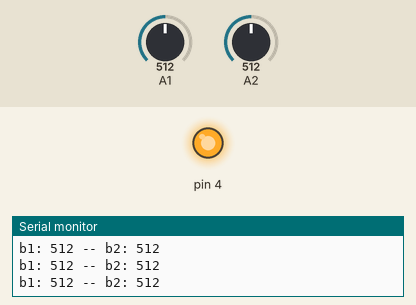
The sketch below on a simulated Arduino Uno, built with avr-gcc and run on an emulated ATmega328P. On the bench: output pins drawn as LEDs (lit = HIGH), the last lines printed to the serial monitor. Inputs (shaded band) come from the test bench; at power-on: A1 = 512, A2 = 512.

Above: at 1.2 s.
1.3 s: A1 set to 485
At 2.1 s:
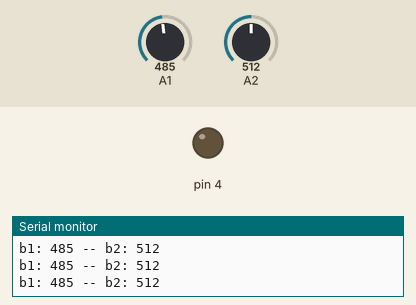
2.8 s: A2 set to 111
4.3 s: A2 set to 89
7.3 s: A1 set to 510
At 7.8 s:
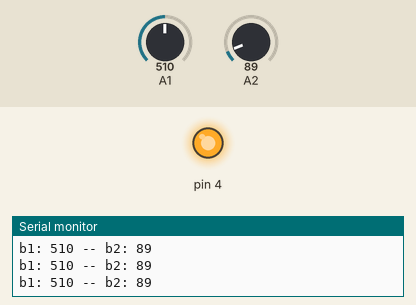
8.8 s: A1 set to 490
At 10.2 s:
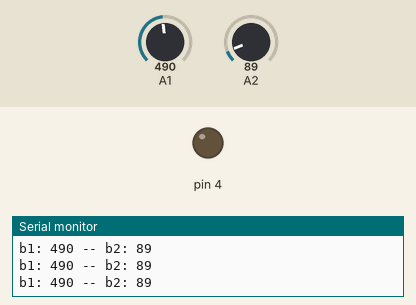
Timing chart, 0 to 11.8 s (numbered marks = the images above; inputs shaded):
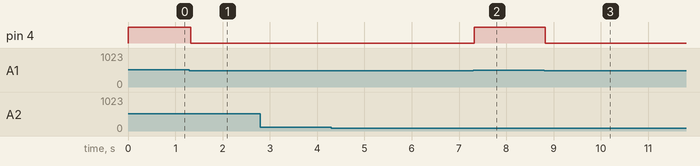

Measured:
- the behaviour switches between 501 and 500 on A1 (found by bisection; images 0 and 1)
- after the input at 1.3 s, pin 4: HIGH → LOW at once
- after the input at 7.3 s, pin 4: LOW → HIGH at once
- after the input at 8.8 s, pin 4: HIGH → LOW at once

The sketch:

fsr_arduino.ino
```cpp
void setup()
{
  Serial.begin(9600);

  pinMode(0, OUTPUT);
  pinMode(4, OUTPUT);
}

int thresh_b1 = 500 , thresh_b2 = 500;

void loop()
{
  int b1 = analogRead(A1);
  int b2 = analogRead(A2);

  Serial.print("b1: ");
  Serial.print(b1);
  Serial.print(" -- b2: ");
  Serial.println(b2);

  digitalWrite(4, b1 > thresh_b1 ? HIGH : LOW);
}
```
